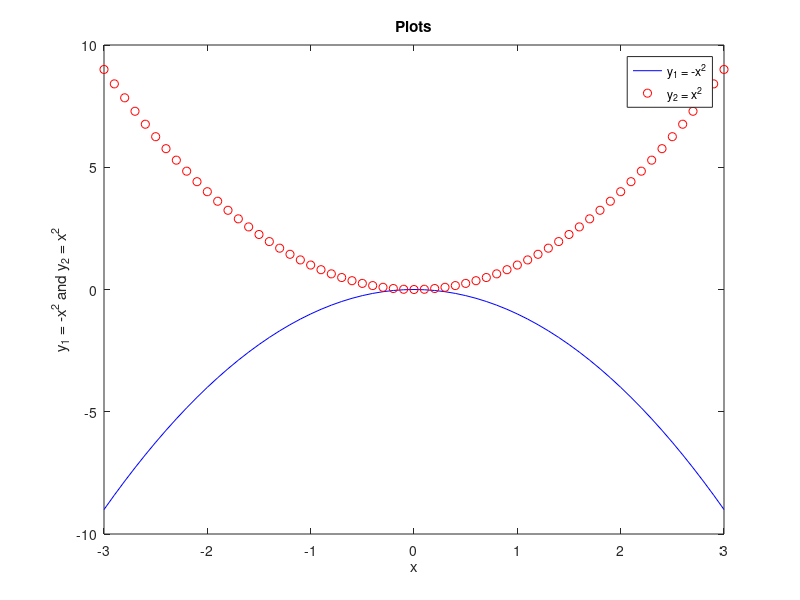

This chart was generated by the following MATLAB code: (Note: this script raises an error after producing the figure.)
%Problem_01

x = [-3:0.1:3];
y1 = -x.^2;
y2 = x.^2;
grid on
plot(x, y1, 'b')
hold on
plot(x, y2, 'ro')
hold off
ylabel("y\_1 = -x\^2 and y\_2 = x\^2")
xlabel("x")
title("Plots")
legend("y\_1 = -x\^2", "y\_2 = x\^2")

%Problem_02

A = [9 -15; 2 -45];
B = [-4; -26];
Sol = inv(A)*B

%Problem_03

A = rand(5)
temp = A(:,4);
A(:,4) = A(:,2);
A(:,2) = temp;
A

%Problem_04

prompt = "Enter a value (scalar or vector): "
val = input(prompt)
x = [8 1 6; 3 5 7; 4 9 2]
[row, col] = size(x)
for i = 1:row
    for j = 1:col
        if x(i, j) == val
            x(i, :) = []
            x(:, j) = []
            break
        end
    end
end


%Problem_05

A = randi([0, 7], 7)
[row, col] = size(A)
countMultipleOf3 = 0;
countNotMultipleOf3 = 0;

for i = 1:row
    for j = 1:col
        temp = A(i, j);
        if mod(temp, 3) == 0
            countMultipleOf3 = countMultipleOf3 + 1;
        else
            countNotMultipleOf3 = countNotMultipleOf3 + 1;
        end
    end
end

B = zeros(1, countMultipleOf3);
for i = 1:countMultipleOf3
    for j = 1:row
        for k = 1:col
            if mod(A(j, k), 3) == 0
                B(1, i) = A(j, k);
            end
        end
    end
end
B

C = zeros(1, countNotMultipleOf3);
for i = 1:countNotMultipleOf3
    for j = 1:row
        for k = 1:col
            if mod(A(j, k), 3) ~= 0
                C(1, i) = A(j, k);
            end
        end
    end
end
C
